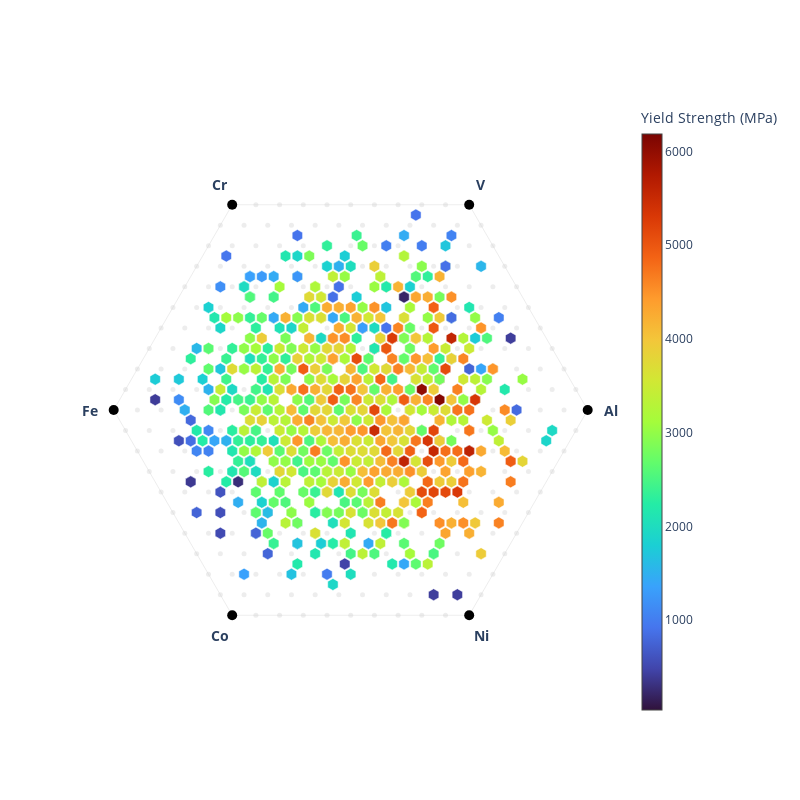

The notebook cell saved with this chart:
### Code cell
import pandas as pd
import numpy as np
import plotly.graph_objects as go

# 1. Load Data
df = pd.read_excel('dataset.xlsx')
elements = ['Al', 'V', 'Cr', 'Fe', 'Co', 'Ni']

# Filter for Yield Strength > 0
df = df[df['Yield Strength (MPa)'] > 0].copy()

# 2. Grid Generation Logic (Systematic 10% steps)
def generate_grid(n_elements, step=0.1):
    compositions = []
    def backtrack(current, remaining):
        if len(current) == n_elements - 1:
            val = round(remaining, 2)
            if 0 <= val <= 1.0: compositions.append(current + [val])
            return
        for val in np.around(np.arange(0, remaining + 0.01, step), 2):
            backtrack(current + [val], remaining - val)
    backtrack([], 1.0)
    return np.array(compositions)

n = len(elements)
angles = np.linspace(0, 2 * np.pi, n, endpoint=False)
v_x, v_y = np.cos(angles), np.sin(angles)

# Generate Unique Background Grid Coordinates
grid = generate_grid(n, step=0.1)
gx, gy = np.dot(grid, v_x), np.dot(grid, v_y)
unique_points = np.unique(np.round(np.vstack((gx, gy)).T, 8), axis=0)
gx_u, gy_u = unique_points[:, 0], unique_points[:, 1]

# Project Data
data_X = df[elements].values
data_sums = data_X.sum(axis=1, keepdims=True)
data_x = np.dot(data_X, v_x) / data_sums.flatten()
data_y = np.dot(data_X, v_y) / data_sums.flatten()

# 3. Create Interactive Figure
fig = go.Figure()

# Add Hexagon Boundary
boundary_angles = np.linspace(0, 2 * np.pi, n + 1)
fig.add_trace(go.Scatter(
    x=np.cos(boundary_angles), y=np.sin(boundary_angles),
    mode='lines', line=dict(color='lightgray', width=1),
    showlegend=False, hoverinfo='skip', opacity=0.4
))

# Add Background Grid (Grey Dots)
fig.add_trace(go.Scatter(
    x=gx_u, y=gy_u, mode='markers', 
    marker=dict(color='lightgrey', size=5, opacity=0.4),
    name='10% Step Grid', hoverinfo='skip', showlegend=False,
))

# Prepare Hover Text for Data Points
hover_text = []
for idx, row in df.iterrows():
    composition = "<br>".join([f"{e}: {row[e]*100:.1f}%" for e in elements])
    text = f"<b>Yield Strength: {row['Yield Strength (MPa)']:.1f} MPa</b><br>{composition}"
    hover_text.append(text)

# Add Alloy Data (Colored by Strength)
fig.add_trace(go.Scatter(
    x=data_x, y=data_y, mode='markers',
    marker=dict(
        symbol='hexagon',
        size=12,
        color=df['Yield Strength (MPa)'],
        colorscale='Turbo',
        showscale=True,
        colorbar=dict(title="Yield Strength (MPa)", thickness=20),
        line=dict(width=0.5, color='white')
    ),
    text=hover_text, hoverinfo='text', showlegend=False,
))

# Add Vertex Labels
for i, label in enumerate(elements):
    fig.add_annotation(
        x=1.1 * v_x[i], y=1.1 * v_y[i], text=f"<b>{label}</b>",
        showarrow=False, font=dict(size=14)
    )
    fig.add_trace(go.Scatter(
        x=[v_x[i]], y=[v_y[i]], mode='markers', 
        marker=dict(color='black', size=10), showlegend=False, hoverinfo='skip'
    ))

# Layout Adjustment
fig.update_layout(
    # title=dict(text='Interactive Compositional Space (Hexagon RadViz)', x=0.5),
    xaxis=dict(visible=False, scaleanchor="y", scaleratio=1),
    yaxis=dict(visible=False),
    plot_bgcolor='white', width=800, height=800
)

# Display or Save
fig.show()
fig.write_html("interactive_radviz.html")

### Figure 1 — Plotly figure (JSON) as saved in the notebook; plotly's stock layout.template omitted (floating-point values rounded to 4 significant figures; data arrays with more than 128 entries replaced by an {"elided": "..."} marker saying what was removed)
{"data": [{"hoverinfo": "skip", "line": {"color": "lightgray", "width": 1}, "mode": "lines", "opacity": 0.4, "showlegend": false, "type": "scatter", "x": [1.0, 0.5, -0.5, -1.0, -0.5, 0.5, 1.0], "y": [0.0, 0.866, 0.866, 1.225e-16, -0.866, -0.866, -2.449e-16]}, {"hoverinfo": "skip", "marker": {"color": "lightgrey", "opacity": 0.4, "size": 5}, "mode": "markers", "name": "10% Step Grid", "showlegend": false, "type": "scatter", "x": {"elided": "331 float values"}, "y": {"elided": "331 float values"}}, {"hoverinfo": "text", "marker": {"color": {"elided": "990 float values"}, "colorbar": {"thickness": 20, "title": {"text": "Yield Strength (MPa)"}}, "colorscale": [[0, "#30123b"], [0.07143, "#4145ab"], [0.1429, "#4675ed"], [0.2143, "#39a2fc"], [0.2857, "#1bcfd4"], [0.3571, "#24eca6"], [0.4286, "#61fc6c"], [0.5, "#a4fc3b"], [0.5714, "#d1e834"], [0.6429, "#f3c63a"], [0.7143, "#fe9b2d"], [0.7857, "#f36315"], [0.8571, "#d93806"], [0.9286, "#b11901"], [1, "#7a0402"]], "line": {"color": "white", "width": 0.5}, "showscale": true, "size": 12, "symbol": "hexagon"}, "mode": "markers", "showlegend": false, "text": {"elided": "990 str values"}, "type": "scatter", "x": {"elided": "990 float values"}, "y": {"elided": "990 float values"}}, {"hoverinfo": "skip", "marker": {"color": "black", "size": 10}, "mode": "markers", "showlegend": false, "type": "scatter", "x": [1], "y": [0]}, {"hoverinfo": "skip", "marker": {"color": "black", "size": 10}, "mode": "markers", "showlegend": false, "type": "scatter", "x": [0.5], "y": [0.866]}, {"hoverinfo": "skip", "marker": {"color": "black", "size": 10}, "mode": "markers", "showlegend": false, "type": "scatter", "x": [-0.5], "y": [0.866]}, {"hoverinfo": "skip", "marker": {"color": "black", "size": 10}, "mode": "markers", "showlegend": false, "type": "scatter", "x": [-1], "y": [1.225e-16]}, {"hoverinfo": "skip", "marker": {"color": "black", "size": 10}, "mode": "markers", "showlegend": false, "type": "scatter", "x": [-0.5], "y": [-0.866]}, {"hoverinfo": "skip", "marker": {"color": "black", "size": 10}, "mode": "markers", "showlegend": false, "type": "scatter", "x": [0.5], "y": [-0.866]}], "layout": {"annotations": [{"font": {"size": 14}, "showarrow": false, "text": "<b>Al</b>", "x": 1.1, "y": 0}, {"font": {"size": 14}, "showarrow": false, "text": "<b>V</b>", "x": 0.55, "y": 0.9526}, {"font": {"size": 14}, "showarrow": false, "text": "<b>Cr</b>", "x": -0.55, "y": 0.9526}, {"font": {"size": 14}, "showarrow": false, "text": "<b>Fe</b>", "x": -1.1, "y": 1.347e-16}, {"font": {"size": 14}, "showarrow": false, "text": "<b>Co</b>", "x": -0.55, "y": -0.9526}, {"font": {"size": 14}, "showarrow": false, "text": "<b>Ni</b>", "x": 0.55, "y": -0.9526}], "height": 800, "plot_bgcolor": "white", "width": 800, "xaxis": {"scaleanchor": "y", "scaleratio": 1, "visible": false}, "yaxis": {"visible": false}}}
